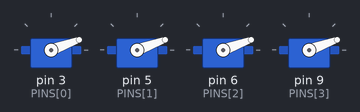
A sketch run on a simulated Arduino Uno, built with avr-gcc and run on an emulated ATmega328P. Parts: 4 × servo.

Above: at 0.35 s.
At 0.7 s:
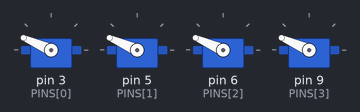
At 0.9 s:
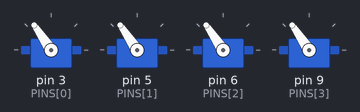
At 1.5 s:
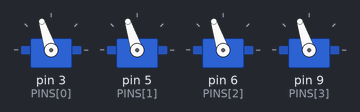
At 2.05 s:
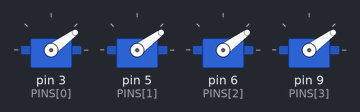
At 12.35 s:
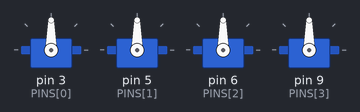
Timing chart, 0 to 16.0 s (numbered marks = the images above):
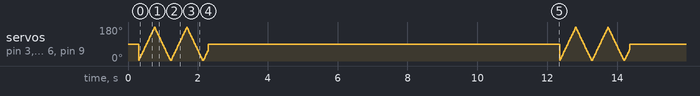

The sketch:

servo_sweep_hold.ino
```cpp
#include <Servo.h>

const uint8_t PINS[4] = {3,5,6,9};
Servo s[4];

const uint16_t SWEEP_MS = 2000;
const uint8_t LO=0, HI=180;

void attachAll(){ for(int i=0;i<4;i++) s[i].attach(PINS[i]); }
void writeAll(uint8_t a){ for(int i=0;i<4;i++) s[i].write(a); }

void setup(){
  attachAll();
  writeAll(90);
  delay(300);
}

void loop(){
  uint32_t t0 = millis();
  int dir = 1;
  int a = LO;
  writeAll(a);
  while(millis()-t0 < SWEEP_MS){
    a += dir*4;
    if(a>=HI){a=HI;dir=-1;}
    if(a<=LO){a=LO;dir=1;}
    writeAll(a);
    delay(10);
  }
  writeAll(90);
  for(int i=0;i<200;i++){ writeAll(90); delay(50); }
}
```

Measured:
- by itself, servo on pin 3 (PINS[0]), servo on pin 5 (PINS[1]), servo on pin 6 (PINS[2]), servo on pin 9 (PINS[3]): moves between 4° and 180°, repeating every 12.1 s
